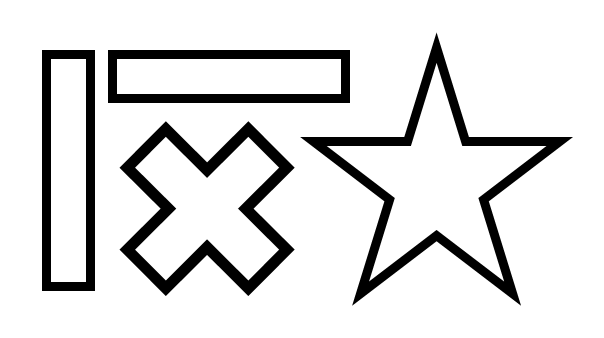
#> input picture shapes.png, 604 x 338 px, found by its file name
$ python A1_image_filtering.py
#> lines starting #> are read from the running program, lines starting #| are printed output that depends on the picture; after the words box and inside, x2 and y2 are one past the last pixel; in counts of white or black regions, pixels touching at a corner belong together; long printed decimals are rounded
### modules.py
import cv2
import numpy as np
import time
import os
from numpy.lib.stride_tricks import as_strided
from math import *

# 이미지파일 열기.
def open_img(input_img_file_name):
#> called with input_img_file_name = 'shapes.PNG'
    if not os.path.exists('./result'):
        os.makedirs('./result')
    gray = cv2.imread(input_img_file_name, cv2.IMREAD_GRAYSCALE)
#> gray is the input picture: shape (338, 604); min 0, max 255, mean 222.3
    gray = gray / 255  # 0~1 scaling
    gray = gray.astype('float32')
    return gray

# 1-1.gray 이미지 입력받아 (3*h,3*w) 크기의 패딩된 이미지 return.
def padding(gray,kernel_size):
    #start = time.time() # debug
    kernel_size = int(kernel_size/2)###
    h, w = gray.shape  # h->i, w->j
    padding_img = np.zeros((h+2*kernel_size,w+2*kernel_size), dtype=np.float32)

    padding_img[0:kernel_size,0:kernel_size] = gray[0][0] # 좌상단 패딩
    padding_img[0:kernel_size,kernel_size:kernel_size+w] = gray[0,0:w].copy() # 중상단 패딩
    padding_img[0:kernel_size,kernel_size+w:kernel_size*2+w] = gray[0][w-1] # 우상단 패딩

    # 좌중간 패딩
    for i in range(kernel_size):
        padding_img[kernel_size:kernel_size+h,i] = gray[0:h,0].copy()
    # 우중간 패딩
    for i in range(kernel_size):
        padding_img[kernel_size:kernel_size+h,kernel_size+w+i] = gray[0:h,w-1].copy()

    padding_img[kernel_size:kernel_size+h,kernel_size:kernel_size+w] = gray[0:h, 0:w].copy() # 정중앙 이미지 그대로
    padding_img[kernel_size+h:kernel_size*2+h, 0:kernel_size] = gray[h-1][0] # 좌하단 패딩
    padding_img[kernel_size+h:kernel_size*2+h, kernel_size:kernel_size+w] = gray[h - 1, 0:w].copy()  # 중간하단 패딩
    padding_img[kernel_size+h:kernel_size*2+h, kernel_size+w:kernel_size*2+w] = gray[h - 1][w - 1]  # 우하단 패딩

    #cv2.imshow('padding', padding_img)
    #compute_time = time.time() - start  # debug
    #print('padding time : {}'.format(compute_time))
    return padding_img


# 1-1.1d cross correlation 함수로 img에 kernel적용한 결과 return.
def cross_correlation_1d(img, kernel):
    h, w = img.shape  # h->i, w->j
    #print('1d original shape : {}'.format(img.shape))
    # kernel이 (1,n)인지 (n,1)인지 확인
    i, j = kernel.shape
    #print('kernel shape : {}'.format(kernel.shape))
    if i == 1:
        kernel_size = kernel.shape[1]
    else:
        kernel_size = kernel.shape[0]

    padding_img = padding(img, kernel_size)
    strided_img = as_strided(padding_img,
                             (padding_img.shape[0] - kernel.shape[0] + 1, padding_img.shape[1] - kernel.shape[1] + 1,
                              kernel.shape[0], kernel.shape[1]),
                             (padding_img.strides[0], padding_img.strides[1], padding_img.strides[0],
                              padding_img.strides[1]))
    result_img = np.einsum('abcd,cd->ab', strided_img, kernel)
    half_k = int(kernel_size/2)

    if i == 1:
        result = result_img[half_k:half_k+h,0:w].copy()
    else:
        result = result_img[0:h, half_k:half_k+w].copy()

    #print('1d einsum shape : {}'.format(result_img.shape))
    return result


# 1-1.2d cross correlation 함수로 img에 kernel적용한 결과 return.
def cross_correlation_2d(img, kernel):
    h, w = img.shape  # h->i, w->j
    #print('2d original shape : {}'.format(img.shape))

    # kernel 정사각형
    kernel_h, kernel_w = kernel.shape

    padding_img = padding(img,kernel_h)
    # einsum 사용버전
    strided_img = as_strided(padding_img,
                             (padding_img.shape[0] - kernel_h + 1, padding_img.shape[1] - kernel_h + 1, kernel_h,kernel_h),
                             (padding_img.strides[0],padding_img.strides[1],padding_img.strides[0],padding_img.strides[1]))
    result_img = np.einsum('abcd,cd->ab',strided_img,kernel)
    #print('2d einsum shape : {}'.format(result_img.shape))

    return result_img


# 1-2.size, sigma 입력받아 1d 가우시안 filter kernel 출력.
def get_gaussian_filter_1d(size, sigma):
#> called with size = 5, sigma = 1
    gaussian_kernel_horizontal = np.zeros((1, size))
    gaussian_kernel_vertical = np.zeros((size, 1))

    # horizontal 1d gaussian kernel
    for i in range(0, size):
        _i = i - (int)(size / 2)
        gaussian_kernel_horizontal[0][i] = (1 / (sqrt(2 * pi) * sigma)) * exp((-_i ** 2) / (2 * sigma ** 2))

    # vertical 1d gaussian kernel
    for i in range(0, size):
        _i = i - (int)(size / 2)
        gaussian_kernel_vertical[i][0] = (1 / (sqrt(2 * pi) * sigma)) * exp((-_i ** 2) / (2 * sigma ** 2))

    # sum=1로 scaling
    sum = np.sum(gaussian_kernel_horizontal)  # hori,verti sum은 같음.
    gaussian_kernel_horizontal = gaussian_kernel_horizontal / sum
    gaussian_kernel_vertical = gaussian_kernel_vertical / sum

    return gaussian_kernel_horizontal, gaussian_kernel_vertical


# size, sigma 입력받아 2d 가우시안 filter kernel 출력.
def get_gaussian_filter_2d(size, sigma):
#> called with size = 5, sigma = 1
    gaussian_kernel = np.zeros((size, size))

    for i in range(0, size):
        for j in range(0, size):
            _i = i - (int)(size / 2)
            _j = j - (int)(size / 2)
            gaussian_kernel[i][j] = 1 / (2 * pi * sigma ** 2) * exp(-1 * (_i ** 2 + _j ** 2) / (2 * sigma ** 2))

    # sum=1로 scaling
    sum = np.sum(gaussian_kernel)
    gaussian_kernel = gaussian_kernel / sum

    return gaussian_kernel


# 9개의 다른 가우시안 filter 적용해 합친 이미지 결과 return 함수
def use_gaussian_filters(img):
    h, w = img.shape  # h->i, w->j
#> h = 338; w = 604
    imgs = np.zeros((3 * h, 3 * w), dtype=np.float32)

    kernel_sizes = [5, 11, 17]
    sigmas = [1, 6, 11]

    for kernel_size in range(0, 3):
        for sigma in range(0, 3):
            filter = get_gaussian_filter_2d(kernel_sizes[kernel_size], sigmas[sigma])
            filtered_img = cross_correlation_2d(img, filter)

            imgs[kernel_size * h:kernel_size * h + h, sigma * w:sigma * w + w] = filtered_img[0:h, 0:w].copy()

            cv2.putText(imgs, '{}x{} s={}'.format(kernel_sizes[kernel_size], kernel_sizes[kernel_size], sigmas[sigma]),
                        (10 + sigma * w, 10 + kernel_size * h), cv2.FONT_HERSHEY_COMPLEX, 0.4,
                        (0, 0, 0))  # image caption. (x,y)로 입력받아 i,j 순서 주의.
#> this loop made 3 passes
#> pass 1, in cross_correlation_2d (call 2), `result_img = np.einsum('abcd,cd->ab',strided_img,kernel)`:
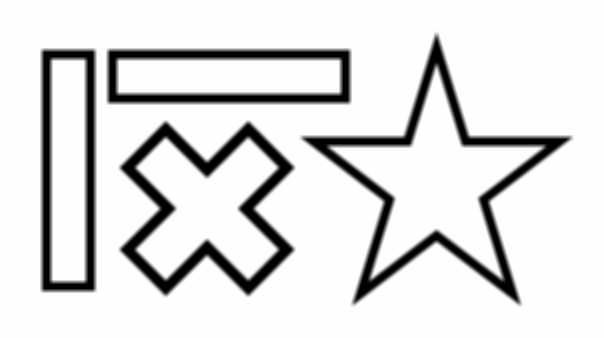
#> result_img: shape (338, 604) float64; min 0, max 1, mean 0.872
#> after the loop:
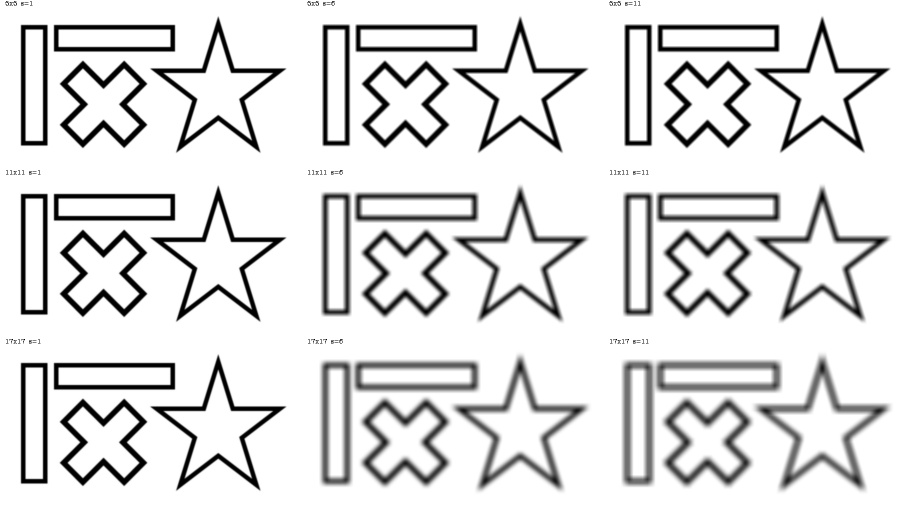
#> imgs: shape (1014, 1812) float32 (shown at 1/2 size); min 0, max 1, mean 0.871

    return imgs


# gaussian 2d kernel과 gaussian 1d kernel vertical, horizontal 적용 결과 비교 함수
def diff_gaussian_1d2d(img):
    # gaussian 2d
    kernel_2d = get_gaussian_filter_2d(5, 3)
    filtered_2d = cross_correlation_2d(img, kernel_2d)
#> in padding (call 10), `padding_img[0:kernel_size,0:kernel_size] = gray[0][0]`: padding_img: shape (342, 608) float32; values 0 (black) and 1 (white), 0% white; 1 white region (1 under 20 px)
#> in padding (call 10), `padding_img[0:kernel_size,kernel_size:kernel_size+w] = gray[0,0:w].cop..`: padding_img: shape (342, 608) float32; values 0 (black) and 1 (white), 0.58% white; 1 white region, box (x1, y1, x2, y2) and area: (0, 0, 606, 2) 1212
#> in padding (call 10), `padding_img[0:kernel_size,kernel_size+w:kernel_size*2+w] = gray[0][w-1]`: padding_img: shape (342, 608) float32; values 0 (black) and 1 (white), 0.58% white; 1 white region, box (x1, y1, x2, y2) and area: (0, 0, 608, 2) 1216
#> after the loop in padding (call 10), `for i in range(kernel_size):`:
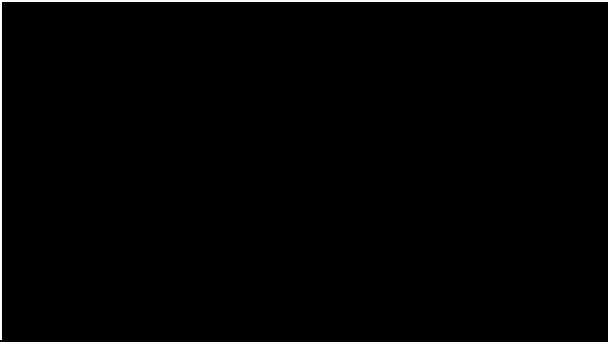
#> padding_img: shape (342, 608) float32; values 0 (black) and 1 (white), 0.91% white; 1 white region, box (x1, y1, x2, y2) and area: (0, 0, 608, 340) 1892
#> after the loop in padding (call 10), `for i in range(kernel_size):`:
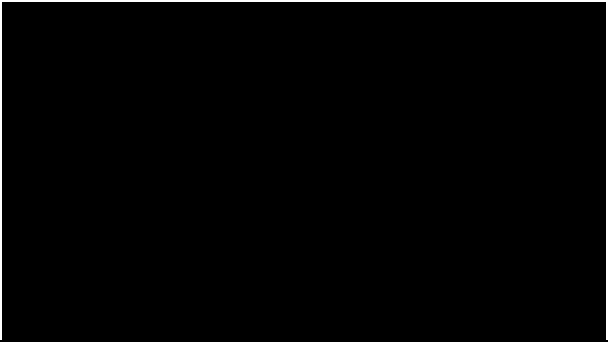
#> padding_img: shape (342, 608) float32; values 0 (black) and 1 (white), 1.2% white; 1 white region, box (x1, y1, x2, y2) and area: (0, 0, 608, 340) 2568

    # gaussian 1d
    kernel_horizontal, kernel_vertical = get_gaussian_filter_1d(5, 3)
    filtered_1d_horizontal = cross_correlation_1d(img, kernel_horizontal)
    filtered_1d_complete = cross_correlation_1d(filtered_1d_horizontal, kernel_vertical)
#> in padding (call 12), `padding_img[kernel_size+h:kernel_size*2+h, 0:kernel_size] = gray[h-1][0]`: padding_img: shape (342, 608) float32; min 0, max 1, mean 0.868
#> in padding (call 12), `padding_img[kernel_size+h:kernel_size*2+h, kernel_size:kernel_size+w] ..`:
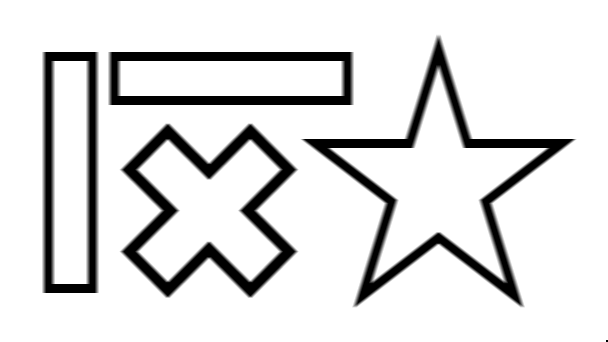
#> padding_img: shape (342, 608) float32; min 0, max 1, mean 0.874
#> in padding (call 12), `padding_img[kernel_size+h:kernel_size*2+h, kernel_size+w:kernel_size*2..`: padding_img: shape (342, 608) float32; under 0.01% of pixels changed, all inside (x1, y1, x2, y2) = (606, 340, 608, 342)

    # diff with 2d and 1d
    diff_img = cv2.subtract(filtered_2d, filtered_1d_complete)
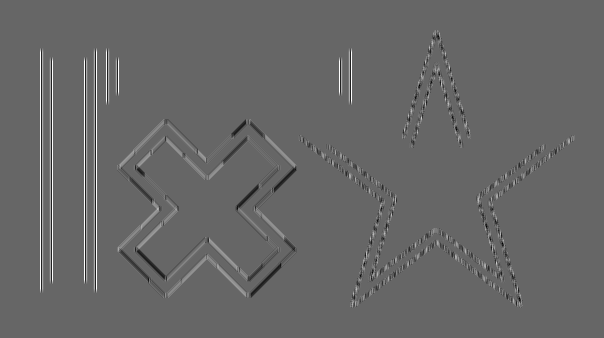
#> diff_img: shape (338, 604) float64; min -1.84e-08, max 2.71e-08, mean 1.58e-10; drawn with min black and max white
    diff_img = np.abs(diff_img)
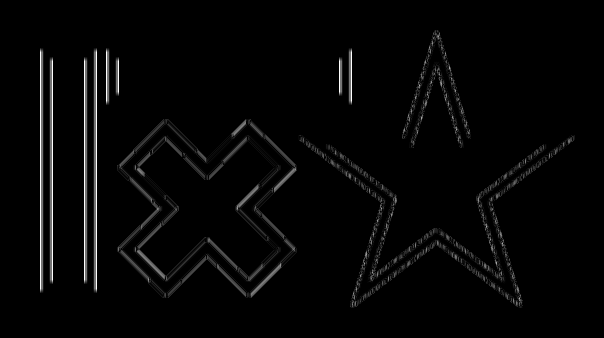
#> diff_img: shape (338, 604) float64; min 0, max 2.71e-08, mean 6.04e-10; drawn with min black and max white
    sum = np.sum(diff_img)
#> sum = 0.000123

    return diff_img, sum


### Part 2. Edge Detection

# 2-1. input img에 gaussian filter 전처리. 결과 img return
def apply_gaussian(img):
    filter = get_gaussian_filter_2d(7, 1.5)
    return cross_correlation_2d(img, filter)


# 2-2. img gradient 계산하기.
# [108 lines left out: functions compute_image_gradient, non_maximum_suppression_dir, compute_corner_response, non_maximum_suppression_win, not called in this run]


# a1_image_filtering 결과출력 함수
def a1_image_filtering_result(input_img_file_name,gray):
    ###출력코드###
    # 1-2.c
    filter_1d_hori, filter_1d_verti = get_gaussian_filter_1d(5, 1)
    print("gaussian_filter_1d_horizontal : \n{}".format(filter_1d_hori))
    print("gaussian_filter_1d_vertical : \n{}".format(filter_1d_verti))
    print("gaussian_filter_2d : \n{}".format(get_gaussian_filter_2d(5, 1)))
    # 1-2.d
    gaussian_imgs = use_gaussian_filters(gray)
    cv2.imwrite("./result/part_1_gaussian_filtered_{}".format(input_img_file_name), gaussian_imgs * 255)
    cv2.imshow("part_1_gaussian_filtered_{}".format(input_img_file_name), gaussian_imgs)
    # 1-2.e
    start = time.time()
    diff_img, sum = diff_gaussian_1d2d(gray)
#> sum = 0.000123
    compute_time = time.time() - start
    cv2.imshow("diff_1d_2d", diff_img)
    print("gaussian 1d, 2d diff sum : {}".format(sum))
#| gaussian 1d, 2d diff sum : 0.0001233
    print("computational times of 1D and 2D filterings : {}".format(compute_time))


# a1_edge_detection 결과출력 함수
# [54 lines left out: functions a1_edge_detection_result, a1_corner_detection_result, not called in this run]

### A1_image_filtering.py
from modules import *

def main():
    print('-----a1_image_filtering shapes.PNG start-----')
    input_img_file_name = 'shapes.PNG'
    gray = open_img(input_img_file_name)
    a1_image_filtering_result(input_img_file_name,gray) # a1_image_filtering 결과 출력함수
    print('-----a1_image_filtering shapes.PNG end-----')

    print('-----a1_image_filtering lenna.PNG start-----')
    input_img_file_name = 'lenna.PNG'
    gray = open_img(input_img_file_name)
    a1_image_filtering_result(input_img_file_name, gray)  # a1_image_filtering 결과 출력함수
    print('-----a1_image_filtering lenna.PNG end-----')

    cv2.waitKey(0)
    cv2.destroyAllWindows()

if __name__ == "__main__":
#> (the run stopped early here; a loop or call above may not have finished)
